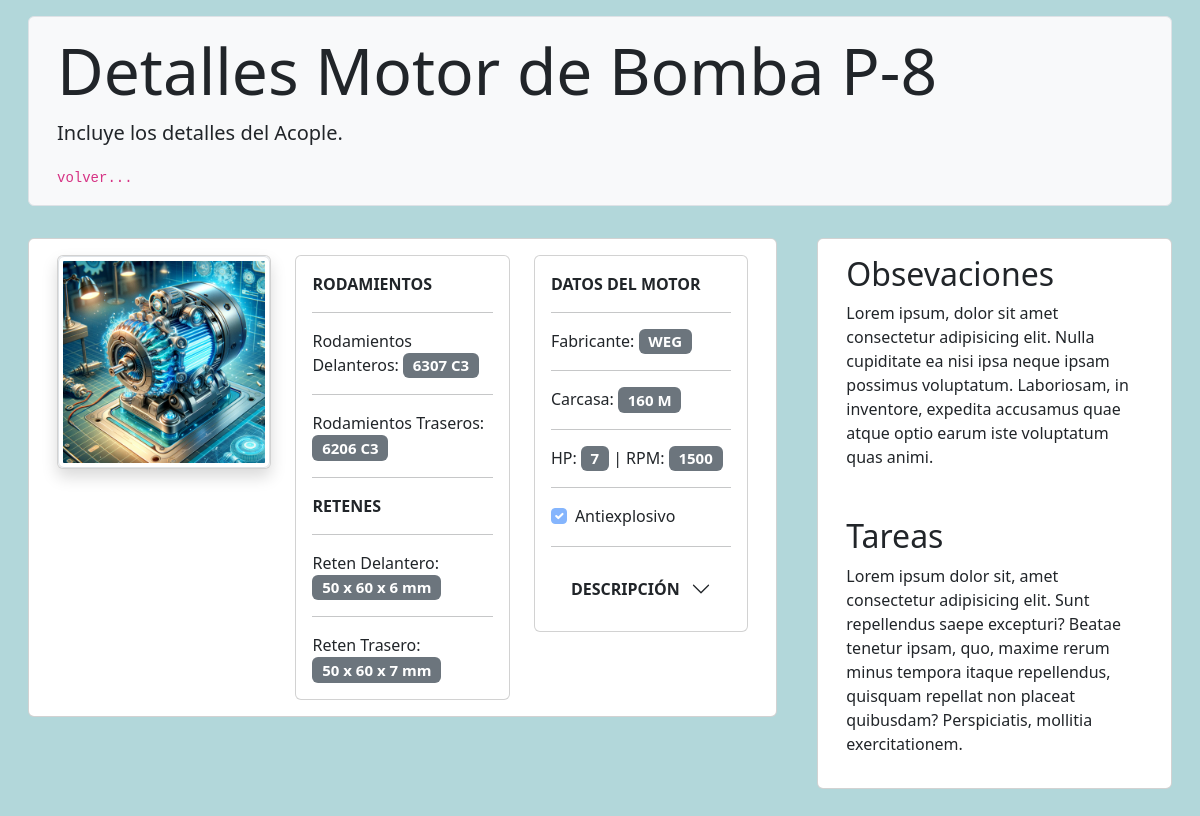
The page /motors/1/motor/ on the database its author committed.
### motors/models.py (models this page shows, shortened)
class Motor(models.Model):
    pump = models.ForeignKey(Pumps, on_delete=models.CASCADE)
    brand = models.CharField(max_length=100, blank=True)
    hp = models.PositiveIntegerField(
        blank=True, null=True, help_text="HP"
    )
    rpm = models.PositiveIntegerField(
         blank=True, null=True, help_text="RPM"
    )
    quiver = models.CharField(max_length=100, blank=True)
    antiexplosive = models.BooleanField(default=False)
    description = models.TextField(blank=True)
    image = models.ImageField(
        default='motores/default/electric_motor.png',
        upload_to='motores',
        verbose_name='Imagen de motor',
        blank=True
    )
    class Meta:
        verbose_name = "Motor"
        verbose_name_plural = "Motores"

### pumps/models.py (models this page shows, shortened)
class Pumps(models.Model):
    tag = models.CharField(max_length=50, unique=True)
    brand = models.CharField(max_length=100, blank=True)
    model = models.CharField(max_length=100, blank=True)
    centrifuge = 'Centrífuga'
    gears = 'Engranajes'
    pneumatics = 'Neumática'
    pump_type = (
        (centrifuge, 'Centrífuga'),
        (gears, 'Engranajes'),
        (pneumatics, 'Neumática'),
    )
    types = models.CharField(
        max_length=50, choices=pump_type, default='Centrífuga'
    )
    description = models.TextField(blank=True)
    image = models.ImageField(
        default='bombas/default/pump.png',
        upload_to='bombas',
        verbose_name='Imagen de bomba',
        blank=True
    )
    class Meta:
        verbose_name = "Bomba"
        verbose_name_plural = "Bombas"

### bearings/models.py (models this page shows, shortened)
class MotorBearing(models.Model):
    motor = models.ForeignKey(
         Motor, on_delete=models.CASCADE,
         null=True, blank=True, related_name='bearings'
    )
    bearing = models.ForeignKey(
        Bearing, on_delete=models.CASCADE, related_name='motor_bearings'
    )

class Bearing(models.Model):
    front_bearing = 'rodamiento delantero'
    rear_bearing = 'rodamiento trasero'
    side_of_object = (
        (front_bearing, 'rodamiento delantero'),
        (rear_bearing, 'rodamiento trasero'),
    )
    side = models.CharField(
        max_length=50, choices=side_of_object, default='rodamiento delantero'
    )
    deep_groove_ball_bearing = 'Rodamiento de bolas rígido'
    cylindrical_roller_bearing = 'Rodamiento de rodillos cilíndricos'
    angular_contact_ball_bearing = 'Rodamiento de contacto angular de bolas'
    bearing_type = (
        (deep_groove_ball_bearing, 'Rodamiento de bolas rígido'),
        (cylindrical_roller_bearing, 'Rodamiento de rodillos cilíndricos'),
        (
            angular_contact_ball_bearing,
            'Rodamiento de contacto angular de bolas'
        ),
    )
    types = models.CharField(
        max_length=50, choices=bearing_type,
        default='Rodamiento de bolas rígido'
    )
    number_reference = models.CharField(max_length=100, blank=True)
    brand = models.CharField(max_length=100, blank=True)
    inner_diameter = models.PositiveIntegerField(
        blank=True, null=True, help_text="milímetros (mm)"
    )
    outer_diameter = models.PositiveIntegerField(
        blank=True, null=True, help_text="milímetros (mm)"
    )
    broad = models.PositiveIntegerField(
        blank=True, null=True, help_text="milímetros (mm)"
    )
    description = models.TextField(blank=True, null=True)
    image = models.ImageField(
        default='rodamientos/default/bearing.png',
        upload_to='rodamientos',
        verbose_name='Imagen de rodamiento',
        blank=True
    )
    class Meta:
        verbose_name = 'Rodamiento'
        verbose_name_plural = 'Rodamientos'

### seals/models.py (models this page shows, shortened)
class MotorSeal(models.Model):
    motor = models.ForeignKey(
         Motor, on_delete=models.CASCADE,
         null=True, blank=True, related_name='seal'
    )
    seal = models.ForeignKey(
        Seal, on_delete=models.CASCADE, related_name='motor_seal'
    )

class Seal(models.Model):
    front_seal = 'reten delantero'
    rear_seal = 'reten trasero'
    side_of_object = (
        (front_seal, 'reten delantero'),
        (rear_seal, 'reten trasero')
    )
    side = models.CharField(
        max_length=50, choices=side_of_object, default='reten delantero'
    )
    single_lip_seal = 'Reten de labio simple'
    double_lip_seal = 'Reten de labio doble'
    seal_type = (
        (single_lip_seal, 'Reten de labio simple'),
        (double_lip_seal, 'Reten de labio doble'),
    )
    types = models.CharField(
        max_length=50, choices=seal_type, default='Reten de labio simple'
    )
    inner_diameter = models.PositiveIntegerField(
        blank=True, null=True, help_text="millimeters (mm)"
    )
    outer_diameter = models.PositiveIntegerField(
        blank=True, null=True, help_text="millimeters (mm)"
    )
    broad = models.PositiveIntegerField(
        blank=True, null=True, help_text="millimeters (mm)"
    )
    number_reference = models.CharField(max_length=100, blank=True)
    description = models.TextField(blank=True, null=True)
    image = models.ImageField(
        default='retenes/default/seals.png',
        upload_to='retenes',
        verbose_name='Imagen de reten',
        blank=True
    )
    class Meta:
        verbose_name = 'Reten'
        verbose_name_plural = 'Retenes'

### motors/views.py (the view)
# urls.py: path('<int:motor_id>/motor/', views.motor_detail, name='motor_detail'),
def motor_detail(request, motor_id):
    template = 'motors/motor_detail.html'
    motor = get_object_or_404(Motor, pk=motor_id)
    coupling = motor.coupling_set.first()
    context = {
        'motor': motor,
        'coupling': coupling,
    }
    return render(request, template, context)

### templates/motors/motor_detail.html (shortened to what this page needs)
{% extends 'base.html' %}
{% block content %}
{% load static %}
<div class="container-fluid mt-3">
    <div class="p-2 m-3 bg-light rounded-2 border">
        <div class="container m-2">
            <h1 class="display-3">Detalles Motor de Bomba {{ motor.pump.tag }}</h1>
            <p class="lead">Incluye los detalles del Acople.</p>
            <code><a href="{% url 'motors' %}" style="color: inherit; cursor: pointer; text-decoration: none">volver...</a></code>
        </div>
    </div>
</div>
<section class="mt-4 mb-4">
    <div class="row m-2">
        <div class="col-md-8">
            <div class="card m-2">
                <div class="row m-3">
                    <div class="col-lg-4">
                        <div class="card shadow">
                            <img src="{{ motor.image.url }}" class="img-thumbnail image-motor" alt="{{ motor.image.url }}" style="cursor: pointer;" data-bs-toggle="modal" data-bs-target="#imagenModal{{ motor.id }}">
                        </div>
                    </div>
                    <div class="col-lg-4">
                        <div class="card">
                            <div class="card-body">
                                {% if not motor.bearings.exists %}
                                <p class="card-text text-danger">No hay rodamientos disponible.</p>
                                <hr>
                                {% else %}
                                <p class="card-text"><strong class="objectTitle">Rodamientos</strong></p>
                                <hr>
                                <p class="card-text">Rodamientos Delanteros:
                                    {% for bearing in motor.bearings.all %}
                                        {% if bearing.bearing.side == 'rodamiento delantero' %}
                                        <span class="badge bg-secondary data">{{ bearing.bearing.number_reference }}</span>
                                        {% endif %}
                                    {% endfor %}
                                </p>
                                <hr>
                                <p class="card-text">Rodamientos Traseros:
                                    {% for bearing in motor.bearings.all %}
                                        {% if bearing.bearing.side == 'rodamiento trasero' %}
                                        <span class="badge bg-secondary data">{{ bearing.bearing.number_reference }}</span>
                                        {% endif %}
                                    {% endfor %}
                                </p>
                                <hr>
                                {% endif %}
                                {% if not motor.seal.exists %}
                                <p class="card-text text-danger">No hay retenes disponible.</p>
                                {% else %}
                                <p class="card-text"><strong class="objectTitle">Retenes</strong></p>
                                <hr>
                                {% for seal in motor.seal.all %}
                                    {% if seal.seal.side == 'reten delantero' %}
                                    <p class="card-text">Reten Delantero: <span class="badge bg-secondary data">{{ seal.seal.inner_diameter }} x {{ seal.seal.outer_diameter }} x {{ seal.seal.broad }} mm</span></p>
                                    <hr>
                                    {% endif %}
                                    {% if seal.seal.side == 'reten trasero' %}
                                    <p class="card-text">Reten Trasero: <span class="badge bg-secondary data">{{ seal.seal.inner_diameter }} x {{ seal.seal.outer_diameter }} x {{ seal.seal.broad }} mm</span></p>
                                    {% endif %}
                                {% endfor %}
                                {% endif %}
                            </div>
                        </div>
                    </div>
                    <div class="col-lg-4">
                        <div class="card">
                            <div class="card-body">
                                <p class="card-text"><strong class="objectTitle">Datos del Motor</strong></p>
                                <hr>
                                <p class="card-text">Fabricante: <span class="badge bg-secondary data">{{motor.brand}}</span></p>
                                <hr>
                                <p class="card-text">Carcasa: <span class="badge bg-secondary data">{{motor.quiver}}</span></p>
                                <hr>
                                <p class="card-text">HP: <span class="badge bg-secondary data">{{ motor.hp }}</span> | RPM: <span class="badge bg-secondary data">{{ motor.rpm }}</p>
                                <hr>
                                <div class="form-group">
                                    <div class="form-check form-check-inline">
                                        <label class="form-check-label mr-2" for="antiexplosive">Antiexplosivo</label>
                                        <input type="checkbox" class="form-check-input" id="antiexplosive" {% if motor.antiexplosive %}checked{% endif %} disabled>
                                    </div>
                                </div>
                                <hr>
                                <div class="accordion accordion-flush" id="accordionFlushExample">
                                    <div class="accordion-item">
                                      <h2 class="accordion-header" id="flush-headingOne">
                                        <button class="accordion-button collapsed" type="button" data-bs-toggle="collapse" data-bs-target="#flush-collapseOne" aria-expanded="false" aria-controls="flush-collapseOne">
                                            <strong class="objectTitle">Descripción</strong>
                                        </button>
                                      </h2>
                                    </div>
                                </div>
                            </div>
                        </div>
                    </div>
                </div>
            </div>
        </div>
        <div class="col-md-4">
            <div class="card m-2">
                <div class="row m-3">
                    <h2>Obsevaciones</h2>
                    <p>Lorem ipsum, dolor sit amet consectetur adipisicing elit. Nulla cupiditate ea nisi ipsa neque ipsam possimus voluptatum. Laboriosam, in inventore, expedita accusamus quae atque optio earum iste voluptatum quas animi.</p>
                </div>
                <div class="row m-3">
                    <h2>Tareas</h2>
                    <p>Lorem ipsum dolor sit, amet consectetur adipisicing elit. Sunt repellendus saepe excepturi? Beatae tenetur ipsam, quo, maxime rerum minus tempora itaque repellendus, quisquam repellat non placeat quibusdam? Perspiciatis, mollitia exercitationem.</p>
                </div>
            </div>
        </div>
    </div>
</section>
{% endblock %}

### rows shown on the page
Motor: pump.tag "P-8", image (picture), brand "WEG", quiver "160 M", hp "7", rpm "1500", antiexplosive "☑"
MotorBearing: bearing.number_reference "6307 C3"
MotorBearing: bearing.number_reference "6206 C3"
MotorSeal: seal.inner_diameter "50", seal.outer_diameter "60", seal.broad "6"
MotorSeal: seal.inner_diameter "50", seal.outer_diameter "60", seal.broad "7"
